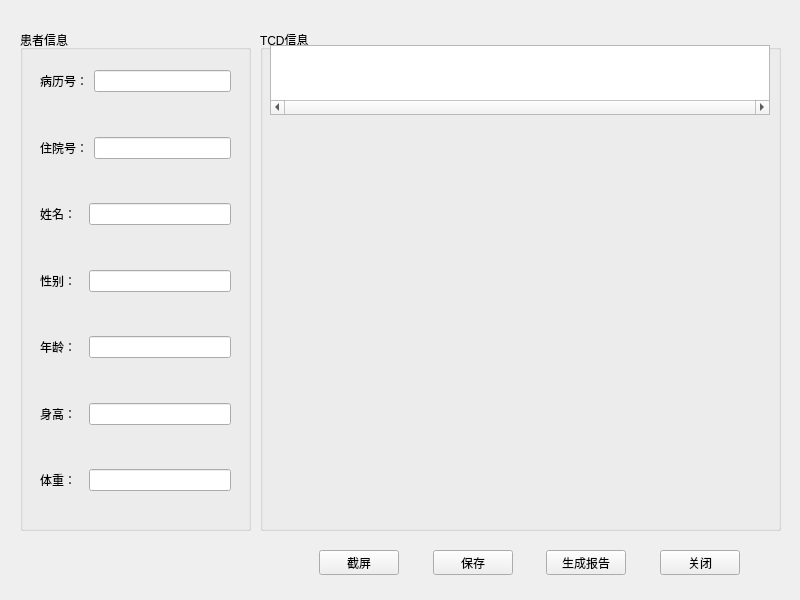
<?xml version="1.0" encoding="UTF-8"?>
<ui version="4.0">
 <class>DataGatherDialog</class>
 <widget class="QDialog" name="DataGatherDialog">
  <property name="geometry">
   <rect>
    <x>0</x>
    <y>0</y>
    <width>800</width>
    <height>600</height>
   </rect>
  </property>
  <property name="windowTitle">
   <string>数据采集窗口</string>
  </property>
  <widget class="QGroupBox" name="groupBox">
   <property name="geometry">
    <rect>
     <x>20</x>
     <y>30</y>
     <width>231</width>
     <height>501</height>
    </rect>
   </property>
   <property name="title">
    <string>患者信息</string>
   </property>
   <widget class="QWidget" name="layoutWidget">
    <property name="geometry">
     <rect>
      <x>20</x>
      <y>40</y>
      <width>191</width>
      <height>421</height>
     </rect>
    </property>
    <layout class="QVBoxLayout" name="verticalLayout">
     <item>
      <layout class="QHBoxLayout" name="horizontalLayout">
       <item>
        <widget class="QLabel" name="label_2">
         <property name="text">
          <string>病历号：</string>
         </property>
        </widget>
       </item>
       <item>
        <widget class="QLineEdit" name="medicalRecordNumberEditor"/>
       </item>
      </layout>
     </item>
     <item>
      <spacer name="verticalSpacer">
       <property name="orientation">
        <enum>Qt::Vertical</enum>
       </property>
       <property name="sizeHint" stdset="0">
        <size>
         <width>20</width>
         <height>28</height>
        </size>
       </property>
      </spacer>
     </item>
     <item>
      <layout class="QHBoxLayout" name="horizontalLayout_2">
       <item>
        <widget class="QLabel" name="label_3">
         <property name="text">
          <string>住院号：</string>
         </property>
        </widget>
       </item>
       <item>
        <widget class="QLineEdit" name="hospitalizationNumberEditor"/>
       </item>
      </layout>
     </item>
     <item>
      <spacer name="verticalSpacer_2">
       <property name="orientation">
        <enum>Qt::Vertical</enum>
       </property>
       <property name="sizeHint" stdset="0">
        <size>
         <width>20</width>
         <height>28</height>
        </size>
       </property>
      </spacer>
     </item>
     <item>
      <layout class="QHBoxLayout" name="horizontalLayout_3">
       <item>
        <widget class="QLabel" name="label_4">
         <property name="enabled">
          <bool>true</bool>
         </property>
         <property name="text">
          <string>姓名：  </string>
         </property>
        </widget>
       </item>
       <item>
        <widget class="QLineEdit" name="nameEditor"/>
       </item>
      </layout>
     </item>
     <item>
      <spacer name="verticalSpacer_3">
       <property name="orientation">
        <enum>Qt::Vertical</enum>
       </property>
       <property name="sizeHint" stdset="0">
        <size>
         <width>20</width>
         <height>28</height>
        </size>
       </property>
      </spacer>
     </item>
     <item>
      <layout class="QHBoxLayout" name="horizontalLayout_4">
       <item>
        <widget class="QLabel" name="label_5">
         <property name="text">
          <string>性别：  </string>
         </property>
        </widget>
       </item>
       <item>
        <widget class="QLineEdit" name="genderEditor"/>
       </item>
      </layout>
     </item>
     <item>
      <spacer name="verticalSpacer_4">
       <property name="orientation">
        <enum>Qt::Vertical</enum>
       </property>
       <property name="sizeHint" stdset="0">
        <size>
         <width>20</width>
         <height>28</height>
        </size>
       </property>
      </spacer>
     </item>
     <item>
      <layout class="QHBoxLayout" name="horizontalLayout_5">
       <item>
        <widget class="QLabel" name="label_6">
         <property name="text">
          <string>年龄：  </string>
         </property>
        </widget>
       </item>
       <item>
        <widget class="QLineEdit" name="ageEditor"/>
       </item>
      </layout>
     </item>
     <item>
      <spacer name="verticalSpacer_5">
       <property name="orientation">
        <enum>Qt::Vertical</enum>
       </property>
       <property name="sizeHint" stdset="0">
        <size>
         <width>20</width>
         <height>28</height>
        </size>
       </property>
      </spacer>
     </item>
     <item>
      <layout class="QHBoxLayout" name="horizontalLayout_6">
       <item>
        <widget class="QLabel" name="label_7">
         <property name="text">
          <string>身高：  </string>
         </property>
        </widget>
       </item>
       <item>
        <widget class="QLineEdit" name="heightEditor"/>
       </item>
      </layout>
     </item>
     <item>
      <spacer name="verticalSpacer_6">
       <property name="orientation">
        <enum>Qt::Vertical</enum>
       </property>
       <property name="sizeHint" stdset="0">
        <size>
         <width>20</width>
         <height>28</height>
        </size>
       </property>
      </spacer>
     </item>
     <item>
      <layout class="QHBoxLayout" name="horizontalLayout_7">
       <item>
        <widget class="QLabel" name="label_8">
         <property name="text">
          <string>体重：  </string>
         </property>
        </widget>
       </item>
       <item>
        <widget class="QLineEdit" name="weightEditor"/>
       </item>
      </layout>
     </item>
    </layout>
   </widget>
  </widget>
  <widget class="QGroupBox" name="groupBox_2">
   <property name="geometry">
    <rect>
     <x>260</x>
     <y>30</y>
     <width>521</width>
     <height>501</height>
    </rect>
   </property>
   <property name="title">
    <string>TCD信息</string>
   </property>
   <widget class="QLabel" name="tcdScreenLabel">
    <property name="geometry">
     <rect>
      <x>10</x>
      <y>90</y>
      <width>500</width>
      <height>400</height>
     </rect>
    </property>
    <property name="text">
     <string/>
    </property>
    <property name="pixmap">
     <pixmap resource="pic.qrc">:/pic/screenshot.png</pixmap>
    </property>
    <property name="scaledContents">
     <bool>true</bool>
    </property>
   </widget>
   <widget class="QListView" name="screenshotListview">
    <property name="geometry">
     <rect>
      <x>10</x>
      <y>15</y>
      <width>500</width>
      <height>70</height>
     </rect>
    </property>
    <property name="verticalScrollBarPolicy">
     <enum>Qt::ScrollBarAlwaysOff</enum>
    </property>
    <property name="horizontalScrollBarPolicy">
     <enum>Qt::ScrollBarAlwaysOn</enum>
    </property>
    <property name="editTriggers">
     <set>QAbstractItemView::NoEditTriggers</set>
    </property>
    <property name="dragDropMode">
     <enum>QAbstractItemView::DragDrop</enum>
    </property>
    <property name="defaultDropAction">
     <enum>Qt::IgnoreAction</enum>
    </property>
    <property name="selectionMode">
     <enum>QAbstractItemView::NoSelection</enum>
    </property>
    <property name="iconSize">
     <size>
      <width>30</width>
      <height>30</height>
     </size>
    </property>
    <property name="horizontalScrollMode">
     <enum>QAbstractItemView::ScrollPerItem</enum>
    </property>
    <property name="flow">
     <enum>QListView::LeftToRight</enum>
    </property>
    <property name="isWrapping" stdset="0">
     <bool>false</bool>
    </property>
    <property name="viewMode">
     <enum>QListView::IconMode</enum>
    </property>
   </widget>
  </widget>
  <widget class="QWidget" name="layoutWidget">
   <property name="geometry">
    <rect>
     <x>319</x>
     <y>550</y>
     <width>421</width>
     <height>25</height>
    </rect>
   </property>
   <layout class="QHBoxLayout" name="horizontalLayout_8">
    <item>
     <widget class="QPushButton" name="screenshotButton">
      <property name="text">
       <string>截屏</string>
      </property>
      <property name="shortcut">
       <string>Ctrl+Shift+Space</string>
      </property>
      <property name="autoDefault">
       <bool>false</bool>
      </property>
     </widget>
    </item>
    <item>
     <spacer name="horizontalSpacer">
      <property name="orientation">
       <enum>Qt::Horizontal</enum>
      </property>
      <property name="sizeHint" stdset="0">
       <size>
        <width>40</width>
        <height>20</height>
       </size>
      </property>
     </spacer>
    </item>
    <item>
     <widget class="QPushButton" name="saveButton">
      <property name="text">
       <string>保存</string>
      </property>
      <property name="shortcut">
       <string>Ctrl+Shift+S</string>
      </property>
      <property name="autoDefault">
       <bool>false</bool>
      </property>
     </widget>
    </item>
    <item>
     <spacer name="horizontalSpacer_2">
      <property name="orientation">
       <enum>Qt::Horizontal</enum>
      </property>
      <property name="sizeHint" stdset="0">
       <size>
        <width>40</width>
        <height>20</height>
       </size>
      </property>
     </spacer>
    </item>
    <item>
     <widget class="QPushButton" name="generateReportButton">
      <property name="text">
       <string>生成报告</string>
      </property>
      <property name="shortcut">
       <string>G</string>
      </property>
      <property name="autoDefault">
       <bool>false</bool>
      </property>
     </widget>
    </item>
    <item>
     <spacer name="horizontalSpacer_3">
      <property name="orientation">
       <enum>Qt::Horizontal</enum>
      </property>
      <property name="sizeHint" stdset="0">
       <size>
        <width>40</width>
        <height>20</height>
       </size>
      </property>
     </spacer>
    </item>
    <item>
     <widget class="QPushButton" name="closeButton">
      <property name="text">
       <string>关闭</string>
      </property>
      <property name="shortcut">
       <string>C</string>
      </property>
      <property name="autoDefault">
       <bool>false</bool>
      </property>
     </widget>
    </item>
   </layout>
  </widget>
 </widget>
 <resources>
  <include location="pic.qrc"/>
 </resources>
 <connections>
  <connection>
   <sender>closeButton</sender>
   <signal>clicked()</signal>
   <receiver>DataGatherDialog</receiver>
   <slot>accept()</slot>
   <hints>
    <hint type="sourcelabel">
     <x>708</x>
     <y>560</y>
    </hint>
    <hint type="destinationlabel">
     <x>786</x>
     <y>567</y>
    </hint>
   </hints>
  </connection>
 </connections>
</ui>
